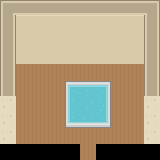

This game map was drawn from its Tiled (.tmx) file and the tilesets committed beside it. A one-line description and the full map source follow:
An orthogonal 10x10 tile map with 16x16 px tiles, 2 tile layers (house_layer1, house_layer2) and 4 objects.

<map version="1.0" tiledversion="1.1.6" orientation="orthogonal" renderorder="left-up" width="10" height="10" tilewidth="16" tileheight="16" infinite="0" nextobjectid="5">
 <properties>
  <property name="unity:scale" value=".0625" />
 </properties>
 <tileset firstgid="1" source="base_tileset.tsx" />
 <layer name="house_layer1" width="10" height="10">
  <data encoding="csv">
701,699,699,699,699,699,699,699,699,702,
757,874,874,874,874,874,874,874,874,757,
757,874,874,874,874,874,874,874,874,757,
757,874,874,874,874,874,874,874,874,757,
757,123,123,123,123,123,123,123,123,757,
757,123,123,123,123,123,123,123,123,757,
66,123,123,123,123,123,123,123,123,66,
66,123,123,123,123,123,123,123,123,66,
66,123,123,123,123,123,123,123,123,66,
0,0,0,0,0,123,0,0,0,0
</data>
 </layer>
 <layer name="house_layer2" width="10" height="10">
  <data encoding="csv">
0,0,0,0,0,0,0,0,0,0,
0,0,0,0,0,0,0,0,0,0,
0,0,0,0,0,0,0,0,0,0,
0,0,0,0,0,0,0,0,0,0,
0,0,0,0,0,0,0,0,0,0,
0,0,0,0,174,175,176,0,0,0,
0,0,0,0,231,232,233,0,0,0,
0,0,0,0,288,289,290,0,0,0,
0,0,0,0,0,0,0,0,0,0,
0,0,0,0,0,0,0,0,0,0
</data>
 </layer>
 <objectgroup name="Object Layer 1">
  <object id="1" x="65.5877" y="82.1026" width="44.3543" height="44.8261" />
  <object id="2" x="0.471854" y="1.41556" width="159.015" height="62.2847" />
  <object id="3" x="0.471854" y="64.644" width="15.5712" height="79.2715" />
  <object id="4" x="144.387" y="65.5877" width="14.1556" height="77.384" />
 </objectgroup>
</map>
